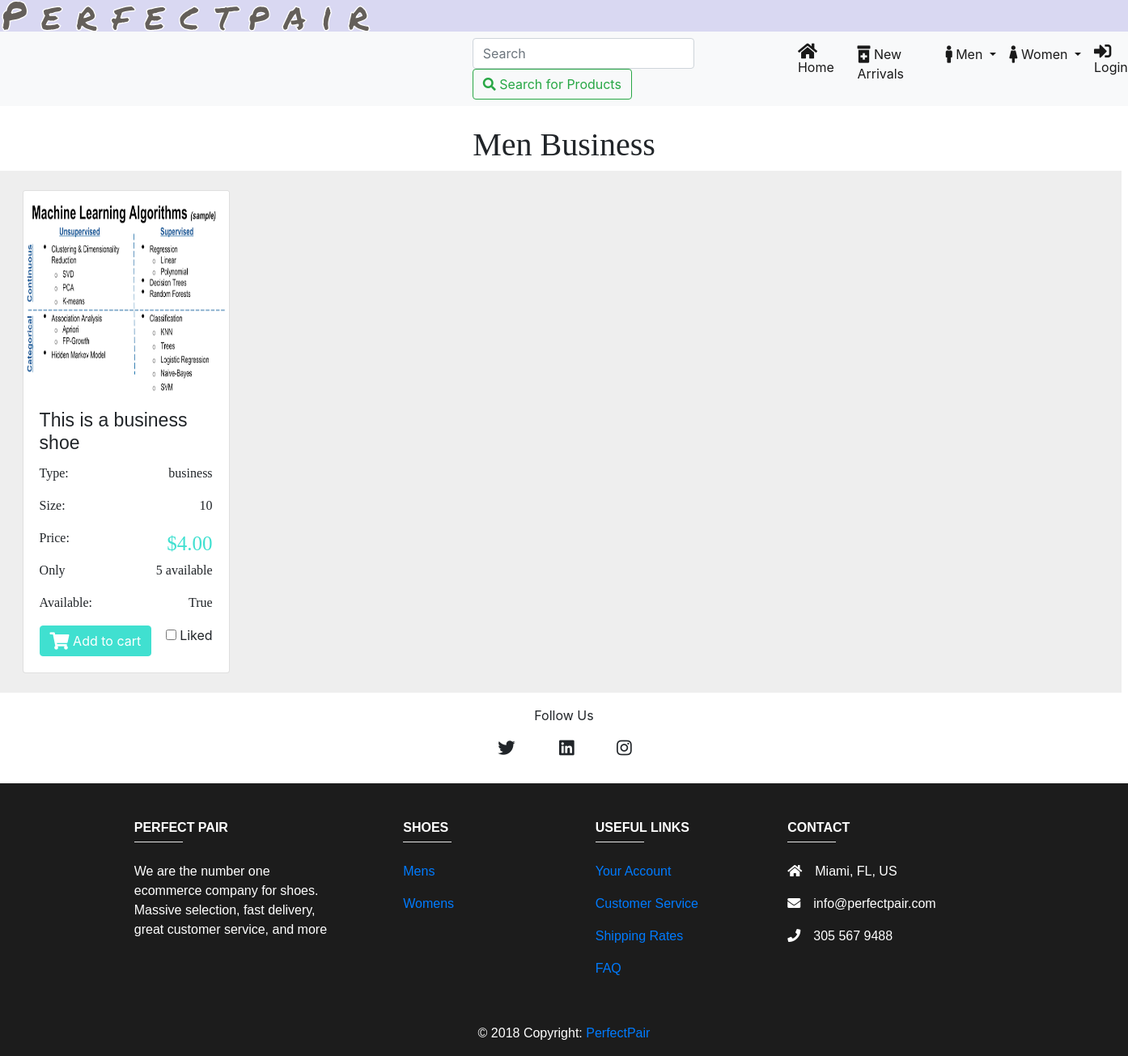
The page /shoe/men_business on the database its author committed.
### shoe/models.py (models this page shows, shortened)
class Shoe(models.Model):
	name 			= models.CharField(max_length=30, default="Boosts")
	image 			= models.ImageField(upload_to='shoe/', blank=True, null=True)
	style 			= models.CharField(max_length=20, default="sneakers")
	size 			= models.IntegerField(default=10)
	color 			= models.CharField(max_length=20, default="blue")
	brand 			= models.CharField(max_length=20, default="Nike")
	price 			= models.DecimalField(max_digits=4, decimal_places=2, default=4.00)
	availability 	= models.BooleanField(default=True)
	new 			= models.BooleanField(default=True)
	stock 			= models.IntegerField(default=5)
	gender_choices 	= (
        ('M', 'Male'),
        ('F', 'Female'),
    )
	gender 			= models.CharField(max_length=1, choices=gender_choices, default="M")
	date 			= models.DateField(("Date"), default=datetime.date.today)
	like 			= models.BooleanField(default=False)

### shoe/views.py (the view)
# urls.py: path('men_business', views.men_business, name="men_business"),
def men_business(request):
	shoe_list = Shoe.objects.all()
	context = {
		'shoe_list': shoe_list,
	}
	template = 'shoe/men_business.html'
	return render(request, template, context)

### shoe/templates/shoe/men_business.html (shortened to what this page needs)
{% include "base.html" %}
{% load static %}
{% block content %}
<h1 class="title">Men Business</h1>
        <div class='grid mr-2'>
            {% for shoe in shoe_list %}
                {% if shoe.style == 'business' and shoe.gender == 'M' %}
                    <div class="mb-4 mt-4 card text-left" style="width:16rem;">
                        <img src="{{shoe.image.url}}" class="card-img-top" style="width:254px; height:250px">
                        <div class="card-body" class="shadow-lg p-3 mb-5 bg-white rounded">
                            <h5 class="card-title">{{shoe.name}}</h5>
                            <p class="card-text ele-text">
                                <span>Type:</span>
                                <span style="float:right;">{{shoe.style}}</span>
                            </p>
                            <p class="card-text ele-text">
                                <span>Size: </span>
                                <span style="float:right;">{{shoe.size}}</span>
                            </p>
                            <p class="card-text ele-text">
                                <span>Price:</span>
                                <span
                                    style="float:right;color:turquoise; font-size: 25px!important;">${{shoe.price}}</span>
                            </p>
                            <p class="card-text ele-text">
                                <span>Only</span>
                                <span style="float:right">{{shoe.stock}} available</span>
                            </p>
                            <p class="card-text ele-text">
                                <span>Available: </span>
                                <span style="float:right">{{shoe.availability}}</span>
                            </p>
                            <div>
                                <a href="{% url 'shoe:cart_list' shoe_id=shoe.pk %}" class="btn btn-primary"
                                    style="background-color:turquoise; border-color: turquoise;" name='q1'>
                                    <i class="fas fa-shopping-cart fa-lg"></i>
                                    Add to cart</a>
                                <div style="float:right">
                                    <input id="apto" type="checkbox">
                                    <label for="apto">Liked</label>
                                </div>
                            </div>
                        </div>
                    </div>
                {% endif %}
            {% endfor %}
        </div>
{% include 'footer.html' %}
{% endblock %}

### static-storage/css/custom.css (style rules this page uses)
.card { display:inline-block; margin-right: 20px; position: relative; left: 150px; }

### shoe/templates/shoe/men_business.html (style rules this page uses)
.title { font-family: 'American Typewriter', serif; text-align: center }
.card-title { font-family: 'Comic sans MS', sans-serif; font-size: 23px; }
.grid { display: grid; grid-template-columns: repeat(5, 1fr); grid-gap: 10px; grid-auto-rows: minmax(10px, auto); background-color: rgb(238, 238, 238); }
.ele-text { font-family: 'American Typewriter', serif; }
.card { left: 10% !important; }

### rows shown on the page
Shoe: image (picture), name "This is a business shoe", style "business", size "10", price "4.00", stock "5", availability "True"
